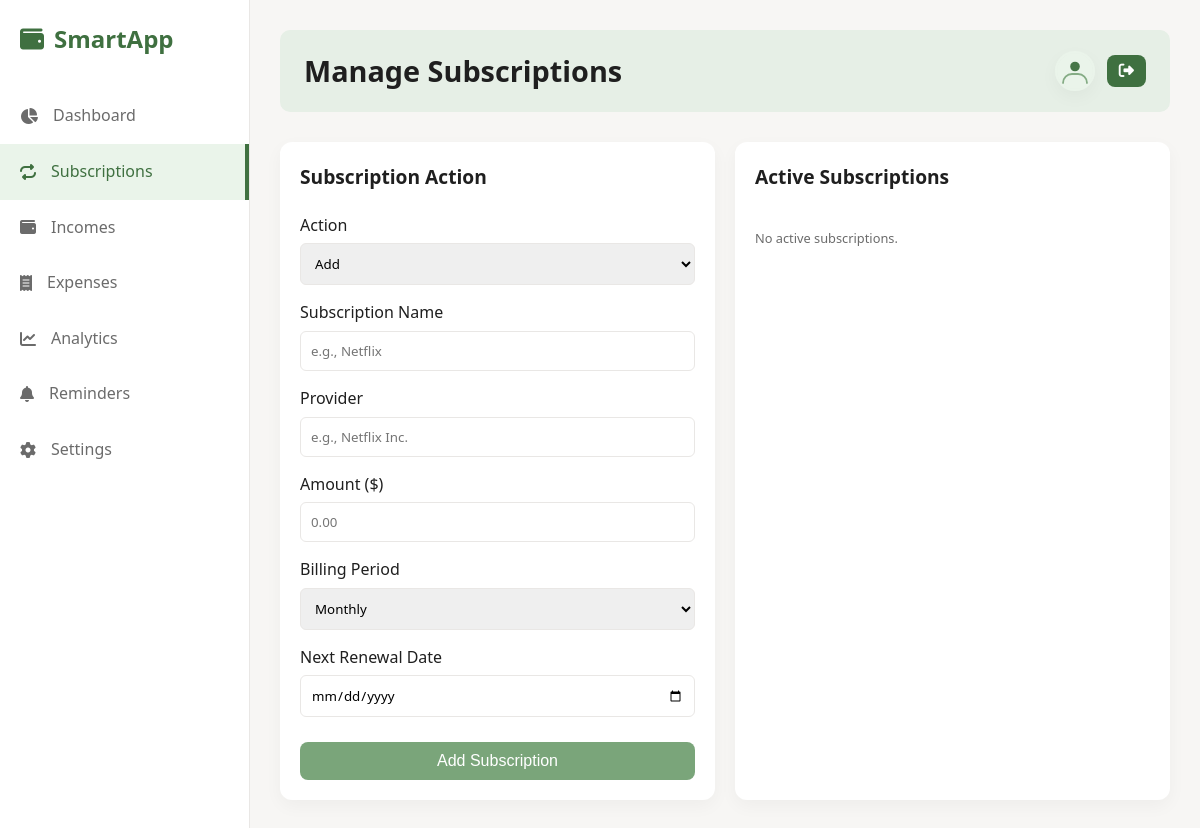
Before: /subscriptions (signed in) with the older database file.
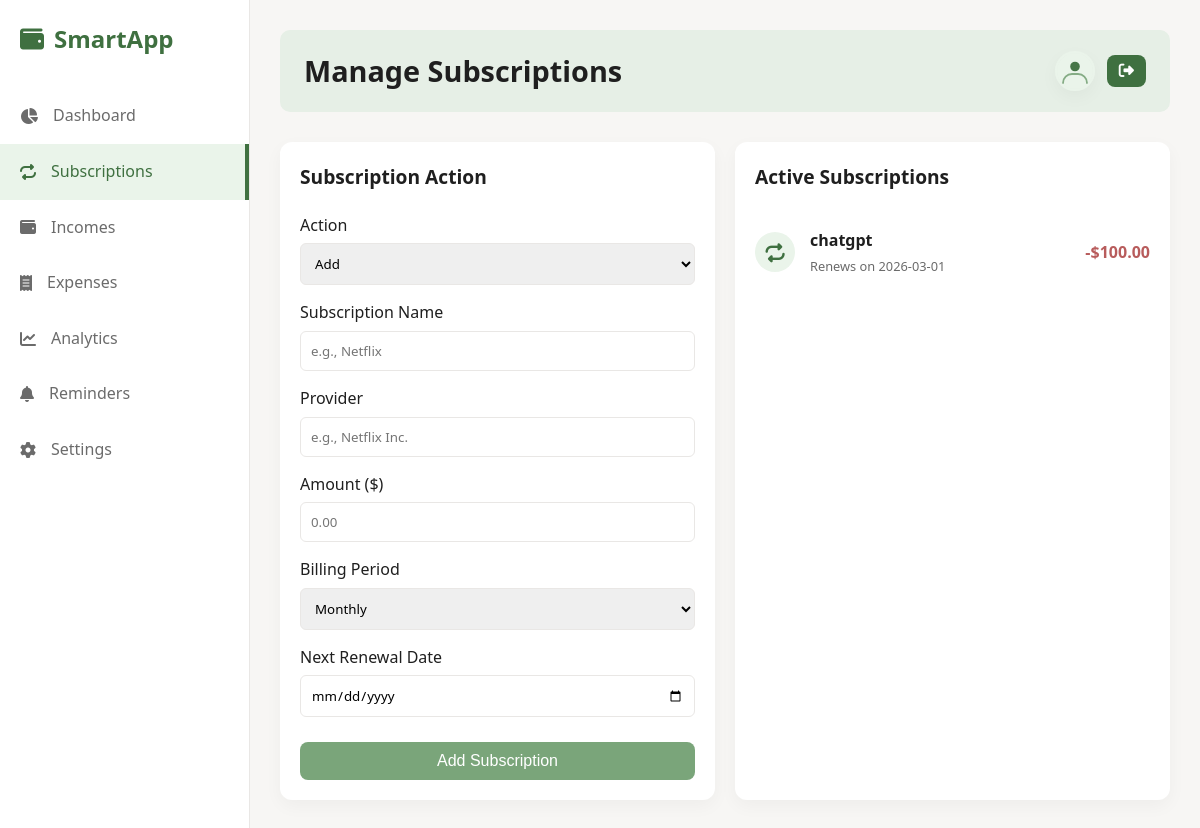
After: the same page with the newer database file.
### tables this page shows
CREATE TABLE subscriptions (
    id INTEGER PRIMARY KEY AUTOINCREMENT,
    user_id INTEGER NOT NULL,
    name TEXT NOT NULL,
    provider TEXT,
    amount REAL NOT NULL,
    currency TEXT DEFAULT 'USD',
    billing_period TEXT,
    next_renewal DATE,
    active INTEGER DEFAULT 1,
    created_at TEXT DEFAULT CURRENT_TIMESTAMP,
    FOREIGN KEY(user_id) REFERENCES users(id) ON DELETE CASCADE
);

### main.py (the view, shortened to what this page needs)
@app.route('/subscriptions', methods=['GET', 'POST'])
@login_required
def subscriptions():
    conn = sqlite3.connect(str(DB_PATH))
    conn.row_factory = sqlite3.Row
    cur = conn.cursor()
    uid = current_user.id
    cur.execute("SELECT * FROM subscriptions WHERE active = 1 AND user_id = ? ORDER BY next_renewal ASC", (uid,))
    active_subs = [dict(row) for row in cur.fetchall()]
    conn.close()
    return render_template('subscriptions.html', active_subs=active_subs)

### main.py (called while the page is built)
@login_manager.user_loader
def load_user(user_id):
    conn = sqlite3.connect(str(DB_PATH))
    conn.row_factory = sqlite3.Row
    cur = conn.cursor()
    cur.execute("SELECT * FROM users WHERE id = ?", (user_id,))
    row = cur.fetchone()
    conn.close()
    if row:
        return User(id=row['id'], username=row['username'], email=row['email'])
    return None

### templates/subscriptions.html (shortened to what this page needs)
{% extends "base.html" %}
{% block header_title %}Manage Subscriptions{% endblock %}
{% block content %}
<div class="lists-grid">
    <div class="list-card">
        <h2>Subscription Action</h2>
        <form action="{{ url_for('subscriptions') }}" method="POST" id="sub-form">
            <div class="form-group">
                <label for="action">Action</label>
                <select id="action" name="action" class="form-control" required>
                    <option value="add">Add</option>
                </select>
            </div>
            <div id="fields">
                <div class="form-group">
                    <label for="name">Subscription Name</label>
                    <input type="text" id="name" name="name" class="form-control" placeholder="e.g., Netflix">
                </div>
                <div class="form-group">
                    <label for="provider">Provider</label>
                    <input type="text" id="provider" name="provider" class="form-control" placeholder="e.g., Netflix Inc.">
                </div>
                <div class="form-group">
                    <label for="amount">Amount ($)</label>
                    <input type="number" id="amount" name="amount" class="form-control" step="0.01" placeholder="0.00">
                </div>
                <div class="form-group">
                    <label for="billing_period">Billing Period</label>
                    <select id="billing_period" name="billing_period" class="form-control">
                        <option value="Monthly">Monthly</option>
                    </select>
                </div>
                <div class="form-group">
                    <label for="next_renewal">Next Renewal Date</label>
                    <input type="date" id="next_renewal" name="next_renewal" class="form-control">
                </div>
            </div>
            <button type="submit" class="btn-submit" id="submit-btn">Save</button>
        </form>
    </div>
    <div class="list-card">
        <h2>Active Subscriptions</h2>
        <ul class="activity-list">
            {% if active_subs %}
                {% for sub in active_subs %}
                <li>
                    <div class="activity-icon"><i class="fa-solid fa-repeat"></i></div>
                    <div class="activity-details">
                        <h4>{{ sub.name }}</h4>
                        <p>Renews on {{ sub.next_renewal or 'N/A' }}</p>
                    </div>
                    <div class="activity-amount alert">-${{ "%.2f"|format(sub.amount) }}</div>
                </li>
                {% endfor %}
            {% else %}
                <li>
                    <div class="activity-details">
                        <p style="color: var(--text-muted);">No active subscriptions.</p>
                    </div>
                </li>
            {% endif %}
        </ul>
    </div>
</div>
{% endblock %}

Changed rows visible on the page:
added subscriptions: name "chatgpt", next_renewal "2026-03-01", amount "100.00"
Other visible differences:
text no longer shown: "No active subscriptions."
